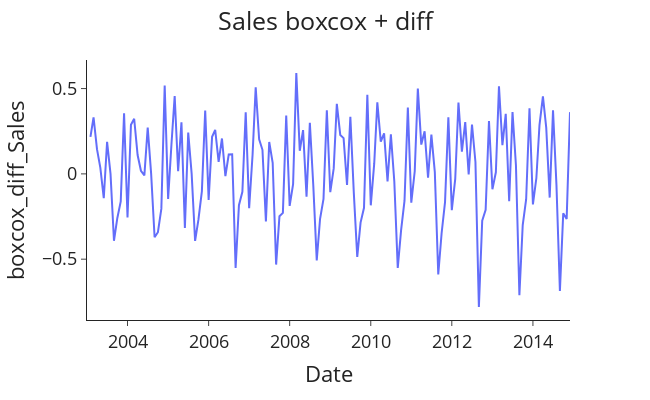

This figure's notebook cell:
### Code cell
plotting('Sales boxcox + diff',database,'Month-Year','Number_Trucks_Sold_stat_boxcox','Date','boxcox_diff_Sales')

### Figure 1 — Plotly figure (JSON) as saved in the notebook; plotly's stock layout.template omitted (floating-point values rounded to 4 significant figures; data arrays with more than 128 entries replaced by an {"elided": "..."} marker saying what was removed)
{"data": [{"hovertemplate": "Date=%{x}<br>boxcox_diff_Sales=%{y}<extra></extra>", "legendgroup": "", "line": {"color": "#636efa", "dash": "solid"}, "marker": {"symbol": "circle"}, "mode": "lines", "name": "", "orientation": "v", "showlegend": false, "type": "scatter", "x": {"elided": "144 str values"}, "xaxis": "x", "y": {"elided": "144 float values"}, "yaxis": "y"}], "layout": {"font": {"size": 18}, "height": 400, "legend": {"tracegroupgap": 0}, "margin": {"t": 60}, "title": {"text": "Sales boxcox + diff", "x": 0.5}, "width": 650, "xaxis": {"anchor": "y", "autorange": true, "domain": [0, 1], "range": ["2003-01-01", "2014-12-01"], "title": {"text": "Date"}, "type": "date"}, "yaxis": {"anchor": "x", "autorange": true, "domain": [0, 1], "range": [-0.8565, 0.6675], "title": {"text": "boxcox_diff_Sales"}, "type": "linear"}}}
